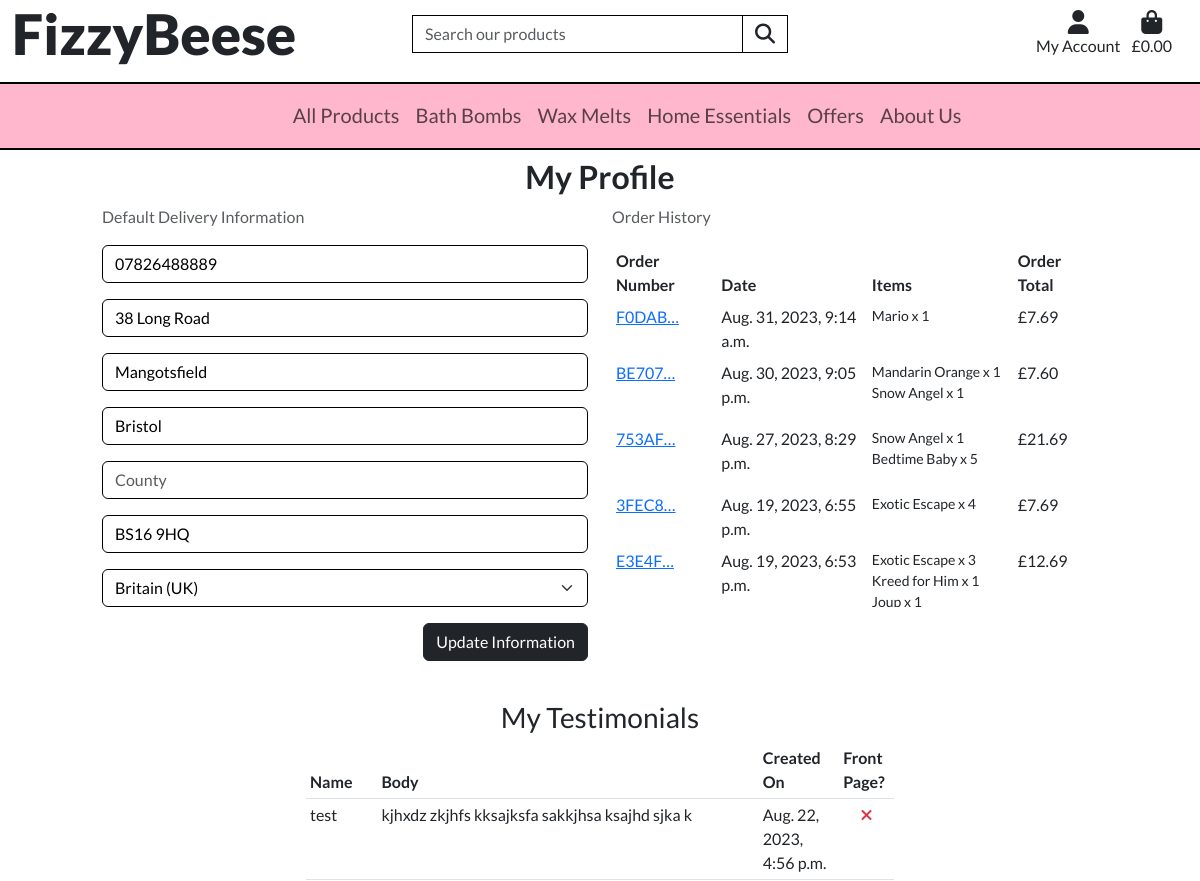
The app's page /profile/ (signed in, upper part), older data.
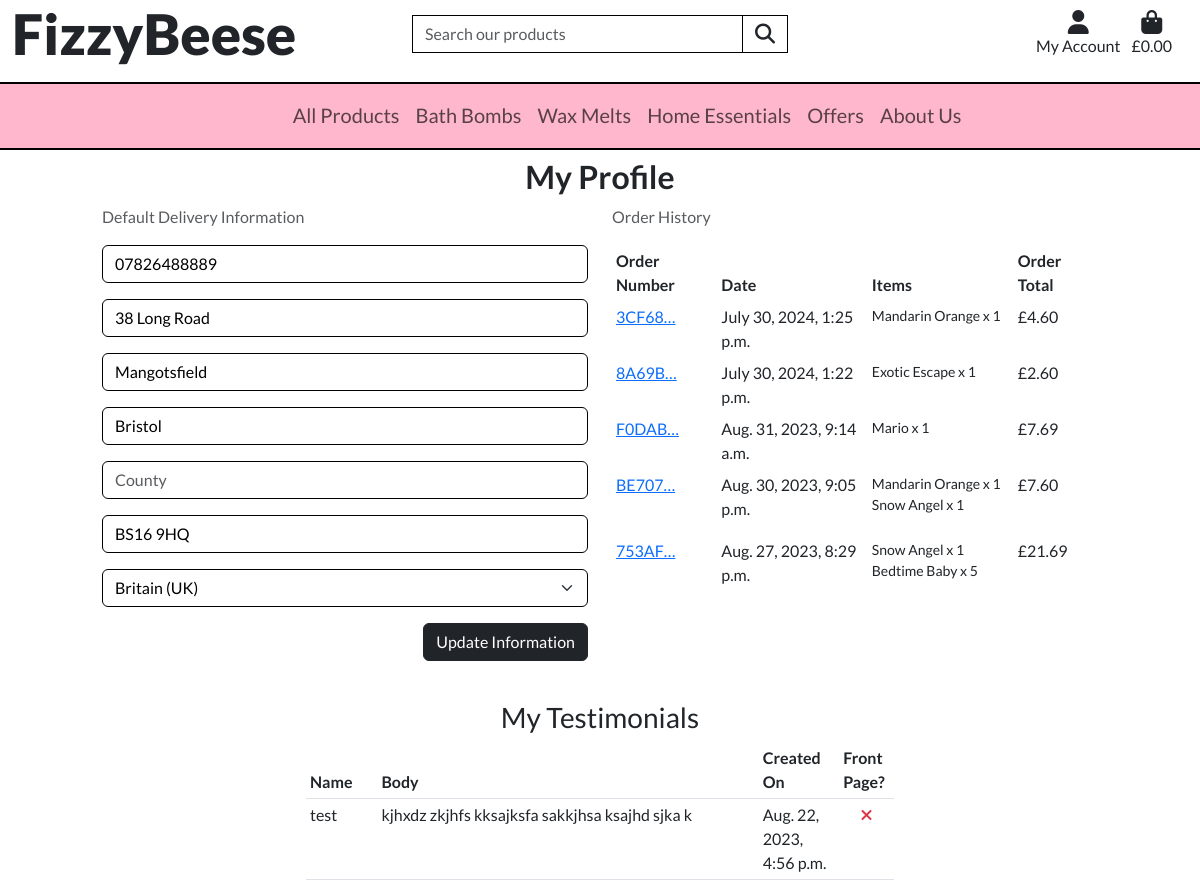
The same page, newer data.
### checkout/models.py (models this page shows, shortened)
class Order(models.Model):
    order_number = models.CharField(max_length=32, null=False, editable=False)
    user_profile = models.ForeignKey(UserProfile, on_delete=models.SET_NULL,
                                     null=True, blank=True,
                                     related_name='orders')
    full_name = models.CharField(max_length=50, null=False, blank=False)
    email = models.EmailField(max_length=254, null=False, blank=False)
    phone_number = models.CharField(max_length=20, null=False, blank=False)
    country = CountryField(blank_label='Country *', null=False, blank=False)
    postcode = models.CharField(max_length=20, null=False, blank=False)
    town_or_city = models.CharField(max_length=40, null=False, blank=False)
    street_address1 = models.CharField(max_length=80, null=False, blank=False)
    street_address2 = models.CharField(max_length=80, null=True, blank=True)
    county = models.CharField(max_length=80, null=True, blank=True)
    date = models.DateTimeField(auto_now_add=True)
    total_weight = models.IntegerField(null=False, default=0)
    delivery_cost = models.DecimalField(
        max_digits=6, decimal_places=2, null=False, default=0)
    order_total = models.DecimalField(
        max_digits=10,
        decimal_places=2,
        null=False,
        default=0.00)
    grand_total = models.DecimalField(
        max_digits=10,
        decimal_places=2,
        null=False,
        default=0)
    original_bag = models.TextField(null=False, blank=False, default='')
    stripe_pid = models.CharField(
        max_length=254,
        null=False,
        blank=False,
        default='')

class OrderLineItem(models.Model):
    order = models.ForeignKey(
        Order,
        null=False,
        blank=False,
        on_delete=models.CASCADE,
        related_name='lineitems')
    product = models.ForeignKey(
        Product,
        null=False,
        blank=False,
        on_delete=models.CASCADE)
    quantity = models.IntegerField(null=False, blank=False, default=0)
    lineitem_total = models.DecimalField(
        max_digits=6,
        decimal_places=2,
        null=False,
        blank=False,
        editable=False)

### products/models.py (models this page shows, shortened)
class Product(models.Model):
    name = models.CharField(max_length=254, unique=True)
    description = models.TextField(null=True, blank=True)
    price = models.DecimalField(max_digits=5, decimal_places=2)
    stock_remaining = models.IntegerField(null=False)
    product_categories = models.ManyToManyField(
        ProductCategory)  # Links to ProductCategory
    fragrance_categories = models.ManyToManyField(
        FragranceCategory, blank=True)  # Links to FragranceCategory
    weight = models.IntegerField()
    sale_price = models.DecimalField(
        max_digits=5,
        decimal_places=2,
        null=True,
        blank=True)
    is_clearance = models.BooleanField()
    is_featured = models.BooleanField()
    is_hidden = models.BooleanField()
    image = models.ImageField(null=True, blank=True)
    label_image = models.ImageField(null=True, blank=True)
    uploaded_on = models.DateTimeField()

### testimonials/models.py (models this page shows, shortened)
class Testimonial(models.Model):
    user_profile = models.ForeignKey(UserProfile, on_delete=models.CASCADE,
                                     related_name='testimonials')
    name = models.CharField(max_length=50, null=False, blank=False)
    body = models.TextField(null=False, blank=False)
    approved = models.BooleanField(default=False)
    created_on = models.DateTimeField(auto_now_add=True)

### profiles/views.py (the view)
# urls.py: path('profile/', include('profiles.urls')),
@login_required
def profile(request):
    profile = get_object_or_404(UserProfile, user=request.user)
    if request.method == 'POST':
        form = UserProfileForm(request.POST, instance=profile)
        if form.is_valid():
            form.save()
            messages.success(request, 'Profile updated successfully')
        else:
            messages.error(
                request, 'Update failed. Please ensure the form is vaild.')
    else:
        form = UserProfileForm(instance=profile)
    orders = profile.orders.all().order_by('-date')
    testimonials = profile.testimonials.all().order_by('-created_on')
    template = 'profiles/profile.html/'
    context = {
        'form': form,
        'orders': orders,
        'testimonials': testimonials,
        'on_profile_page': True,
    }
    return render(request, template, context)

### profiles/forms.py
class UserProfileForm(forms.ModelForm):
    class Meta:
        model = UserProfile
        exclude = ('user',)
    def __init__(self, *args, **kwargs):
        super().__init__(*args, **kwargs)
        placeholders = {
            'default_phone_number': 'Phone Number',
            'default_street_address1': 'Street Address 1',
            'default_street_address2': 'Street Address 2 ',
            'default_town_or_city': 'Town or City',
            'default_county': 'County',
            'default_postcode': 'Postcode',
        }
        self.fields['default_phone_number'].widget.attrs['autofocus'] = True
        for field in self.fields:
            if field != 'default_country':
                if self.fields[field].required:
                    placeholder = f'{placeholders[field]} *'
                else:
                    placeholder = placeholders[field]
                self.fields[field].widget.attrs['placeholder'] = placeholder
            self.fields[field].widget.attrs['class'] = 'border-black profile-form-input'
            self.fields[field].label = False

### profiles/templates/profiles/profile.html (shortened to what this page needs)
{% extends 'base.html' %}
{% load static %}
{% block extra_css %}
<link rel="stylesheet" href="{% static 'profiles/css/profile.css' %}">
{% endblock %}
{% block content %}
<div class="row checkout-container mx-0">
    <div class="col-12">
        <h2 class="text-center my-2 fw-bold">My Profile</h2>
    </div>
</div>
<div class="row justify-content-center">
    <div class="col-lg-5 col-10">
        <p class="text-muted">
            Default Delivery Information
        </p>
        <form class="mt-3" action="{% url 'profile' %}" method="POST" id="profile-update-form">
            {{ form|crispy }}
            <button class="btn btn-dark float-end mb-3">Update Information</button>
        </form>
    </div>
    <div class="col-lg-5 col-10">
        <p class="text-muted">Order History</p>
        {% if orders %}
        <div class="order-history table-responsive">
            <table class="table table-sm table-borderless">
                <thead>
                    <tr>
                        <th>Order Number</th>
                        <th>Date</th>
                        <th>Items</th>
                        <th>Order Total</th>
                    </tr>
                </thead>
                <tbody>
                    {% for order in orders %}
                    <tr>
                        <td>
                            <a href="{% url 'order_history' order.order_number %}" title="{{ order.order_number}}">
                                {{ order.order_number|truncatechars:6 }}
                            </a>
                        </td>
                        <td>{{ order.date }}</td>
                        <td>
                            <ul class="list-unstyled">
                                {% for item in order.lineitems.all %}
                                <li class="small">
                                    {{ item.product.name }} x {{ item.quantity }}
                                </li>
                                {% endfor %}
                            </ul>
                        </td>
                        <td>£{{ order.grand_total }}</td>
                    </tr>
                    {% endfor %}
                </tbody>
            </table>
        </div>
        {% else %}
        <h3 class="mb-3 text-center">You currently have no order history.</h3>
        {% endif %}
    </div>
</div>
{% if testimonials %}
<div class="row justify-content-center mt-4">
    <div class="col-6">
        <h3 class="text-center">My Testimonials</h3>
        <table class="table table-sm">
            <thead>
                <tr>
                    <th>Name</th>
                    <th>Body</th>
                    <th>Created On</th>
                    <th>Front Page?</th>
                </tr>
            </thead>
            <tbody>
                {% for testimonial in testimonials %}
                <tr>
                    <td>{{ testimonial.name }}</td>
                    <td class="mw-50">{{ testimonial.body }}</td>
                    <td>{{ testimonial.created_on }}</td>
                    <td class="text-center">
                        {% if testimonial.approved %}
                        <span class="text-success">
                            <i class="fa-solid fa-check"></i>
                        </span>
                        {% else %}
                        <span class="text-danger">
                            <i class="fa-solid fa-xmark"></i>
                        </span>
                        {% endif %}
                    </td>
                </tr>
                {% endfor %}
            </tbody>
        </table>
    </div>
</div>
{% endif %}
{% endblock %}

Row changes from the older to the newer data that the page shows:
no longer on this page (row unchanged): Order: order_number "3FEC8…", date "Aug. 19, 2023, 6:55 p.m.", grand_total "7.69"
no longer on this page (row unchanged): OrderLineItem: product.name "Exotic Escape", quantity "4", shown under "3FEC8…"
no longer on this page (row unchanged): Order: order_number "E3E4F…", date "Aug. 19, 2023, 6:53 p.m.", grand_total "12.69"
no longer on this page (row unchanged): OrderLineItem: product.name "Exotic Escape", quantity "3", shown under "E3E4F…"
no longer on this page (row unchanged): OrderLineItem: product.name "Kreed for Him", quantity "1", shown under "E3E4F…"
no longer on this page (row unchanged): OrderLineItem: product.name "Joup", quantity "1", shown under "E3E4F…"
added Order: order_number "3CF68…", date "July 30, 2024, 1:25 p.m.", grand_total "4.60"
added OrderLineItem: product.name "Mandarin Orange", quantity "1", shown under "3CF68…"
added Order: order_number "8A69B…", date "July 30, 2024, 1:22 p.m.", grand_total "2.60"
added OrderLineItem: product.name "Exotic Escape", quantity "1", shown under "8A69B…"
